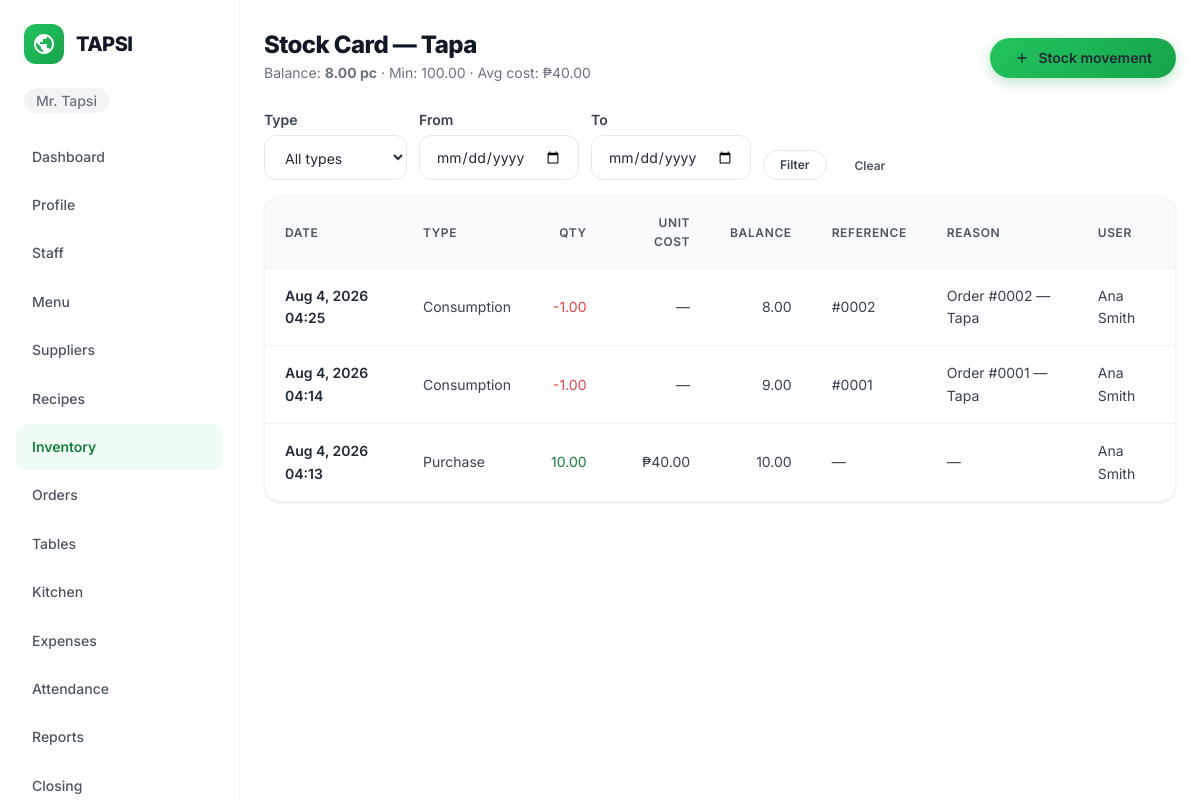
/inventory/ingredients/1/transactions/ (signed in), run on the app's committed database.
### accounts/models.py (models this page shows, shortened)
class User(AbstractUser):
    class Role(models.TextChoices):
        OWNER = "OWNER", "Owner"
        MANAGER = "MANAGER", "Manager"
        CASHIER = "CASHIER", "Cashier"
        KITCHEN = "KITCHEN", "Kitchen"
    username = models.CharField(max_length=254, unique=True, editable=False)
    email = models.EmailField(unique=True)
    restaurant = models.ForeignKey(Restaurant, on_delete=models.PROTECT, related_name="users", null=True, blank=True)
    role = models.CharField(max_length=10, choices=Role.choices, default=Role.CASHIER)
    phone = models.CharField(max_length=30, blank=True, validators=[RegexValidator(r"^[0-9+() -]*$", "Enter a valid phone number.")])
    avatar = models.FileField(upload_to="avatars/", blank=True)
    must_change_password = models.BooleanField(default=False)
    failed_login_count = models.PositiveSmallIntegerField(default=0)
    locked_until = models.DateTimeField(null=True, blank=True)
    pending_email = models.EmailField(blank=True)
    is_deleted = models.BooleanField(default=False)
    deleted_at = models.DateTimeField(null=True, blank=True)
    USERNAME_FIELD = "email"
    REQUIRED_FIELDS: list[str] = []
    objects = UserManager()
    class Meta:
        indexes = [
            models.Index(fields=["restaurant", "role"]),
            models.Index(fields=["restaurant", "is_active", "is_deleted"]),
        ]

class Restaurant(models.Model):
    name = models.CharField(max_length=150)
    address = models.TextField(blank=True)
    contact_number = models.CharField(max_length=30, blank=True)
    tin = models.CharField(max_length=30, blank=True)
    is_vat_registered = models.BooleanField(default=False)
    receipt_footer = models.CharField(max_length=255, blank=True)
    timezone = models.CharField(max_length=50, default="Asia/Manila", editable=False)
    created_at = models.DateTimeField(auto_now_add=True)

### inventory/models.py (models this page shows, shortened)
class Ingredient(models.Model):
    class UnitOfMeasure(models.TextChoices):
        GRAM = "g", "Gram (g)"
        KILOGRAM = "kg", "Kilogram (kg)"
        MILLILITER = "ml", "Milliliter (ml)"
        LITER = "L", "Liter (L)"
        PIECE = "pc", "Piece (pc)"
        PACK = "pack", "Pack"
    restaurant_id = models.PositiveIntegerField(db_index=True)
    name = models.CharField(max_length=100)
    unit_of_measure = models.CharField(
        max_length=10,
        choices=UnitOfMeasure.choices,
        default=UnitOfMeasure.PIECE,
    )
    minimum_stock = models.DecimalField(
        max_digits=12,
        decimal_places=2,
        default=0,
        validators=[MinValueValidator(0)],
    )
    average_unit_cost = models.DecimalField(
        max_digits=12,
        decimal_places=2,
        default=0,
        validators=[MinValueValidator(0)],
    )
    default_supplier_id = models.PositiveIntegerField(null=True, blank=True)
    is_deleted = models.BooleanField(default=False)
    deleted_at = models.DateTimeField(null=True, blank=True)
    created_at = models.DateTimeField(auto_now_add=True)
    updated_at = models.DateTimeField(auto_now=True)
    class Meta:
        ordering = ("name",)
    @property
    def current_stock(self):
        balance = self.transactions.order_by("-id").values_list(
            "resulting_balance", flat=True
        ).first()
        return balance if balance is not None else 0

class InventoryTransaction(models.Model):
    class Type(models.TextChoices):
        PURCHASE = "PURCHASE", "Purchase"
        CONSUMPTION = "CONSUMPTION", "Consumption"
        ADJUSTMENT = "ADJUSTMENT", "Adjustment"
        SPOILAGE = "SPOILAGE", "Spoilage"
        RETURN = "RETURN", "Return"
    SIGN = {
        Type.PURCHASE: 1,
        Type.CONSUMPTION: -1,
        Type.ADJUSTMENT: None,
        Type.SPOILAGE: -1,
        Type.RETURN: -1,
    }
    restaurant_id = models.PositiveIntegerField(db_index=True)
    ingredient = models.ForeignKey(
        Ingredient,
        on_delete=models.PROTECT,
        related_name="transactions",
    )
    transaction_type = models.CharField(max_length=12, choices=Type.choices)
    quantity = models.DecimalField(max_digits=12, decimal_places=2)
    unit_cost = models.DecimalField(
        max_digits=12,
        decimal_places=2,
        null=True,
        blank=True,
        validators=[MinValueValidator(0)],
    )
    resulting_balance = models.DecimalField(max_digits=12, decimal_places=2)
    reference = models.CharField(max_length=100, blank=True)
    reason = models.CharField(max_length=500, blank=True)
    user = models.ForeignKey(
        "accounts.User",
        on_delete=models.SET_NULL,
        null=True,
        blank=True,
    )
    created_at = models.DateTimeField(auto_now_add=True)
    class Meta:
        ordering = ("-id",)

### inventory/views.py (the view)
# urls.py: path("ingredients/<int:pk>/transactions/", views.stock_card, name="stock_card"),
@login_required
def stock_card(request, pk):
    rid = _restaurant_id(request.user)
    ingredient = get_object_or_404(Ingredient, pk=pk, restaurant_id=rid)
    transactions = InventoryTransaction.objects.filter(
        restaurant_id=rid,
        ingredient=ingredient,
    )
    txn_type = request.GET.get("type", "")
    date_from = request.GET.get("from", "")
    date_to = request.GET.get("to", "")
    if txn_type:
        transactions = transactions.filter(transaction_type=txn_type)
    if date_from:
        try:
            transactions = transactions.filter(created_at__date__gte=timezone.datetime.strptime(date_from, "%Y-%m-%d").date())
        except ValueError:
            date_from = ""
    if date_to:
        try:
            transactions = transactions.filter(created_at__date__lte=timezone.datetime.strptime(date_to, "%Y-%m-%d").date())
        except ValueError:
            date_to = ""
    return render(request, "inventory/stock_card.html", {
        "ingredient": ingredient,
        "transactions": transactions,
        "txn_type": txn_type,
        "date_from": date_from,
        "date_to": date_to,
        "types": InventoryTransaction.Type.choices,
    })

### templates/inventory/stock_card.html (shortened to what this page needs)
{% extends 'base.html' %}
{% block content %}
<div class="page-heading">
    <div>
        <h1>Stock Card — {{ ingredient.name }}</h1>
        <p style="color: var(--gray-500); font-size: var(--font-size-sm); margin-top: var(--space-1);">
            Balance: <strong>{{ ingredient.current_stock }} {{ ingredient.unit_of_measure }}</strong>
            · Min: {{ ingredient.minimum_stock }} · Avg cost: ₱{{ ingredient.average_unit_cost|floatformat:2 }}
        </p>
    </div>
    <a class="btn btn-primary" href="{% url 'inventory:transaction_create' %}">
        <svg width="16" height="16" viewBox="0 0 24 24" fill="none" stroke="currentColor" stroke-width="2"><path d="M12 5v14M5 12h14"/></svg>
        Stock movement
    </a>
</div>
<form method="get" style="margin-bottom: var(--space-4); display: flex; gap: var(--space-3); flex-wrap: wrap; align-items: flex-end;">
    <div class="field" style="margin: 0;">
        <label for="id_type" style="font-size: var(--font-size-sm);">Type</label>
        <select name="type" id="id_type" class="input" style="width: auto;">
            <option value="">All types</option>
        </select>
    </div>
    <div class="field" style="margin: 0;">
        <label for="id_from" style="font-size: var(--font-size-sm);">From</label>
        <input type="date" name="from" id="id_from" value="{{ date_from }}" class="input" style="width: auto;">
    </div>
    <div class="field" style="margin: 0;">
        <label for="id_to" style="font-size: var(--font-size-sm);">To</label>
        <input type="date" name="to" id="id_to" value="{{ date_to }}" class="input" style="width: auto;">
    </div>
    <button type="submit" class="btn btn-secondary btn-sm">Filter</button>
    <a href="{% url 'inventory:stock_card' ingredient.pk %}" class="btn btn-ghost btn-sm">Clear</a>
</form>
<div class="table-card">
    <table>
        <thead>
            <tr>
                <th>Date</th>
                <th>Type</th>
                <th style="text-align: right;">Qty</th>
                <th style="text-align: right;">Unit Cost</th>
                <th style="text-align: right;">Balance</th>
                <th>Reference</th>
                <th>Reason</th>
                <th>User</th>
            </tr>
        </thead>
        <tbody>
            {% for txn in transactions %}
            <tr>
                <td>{{ txn.created_at|date:"M j, Y H:i" }}</td>
                <td>{{ txn.get_transaction_type_display }}</td>
                <td style="text-align: right; {% if txn.quantity < 0 %}color: var(--color-error);{% else %}color: var(--tapsi-700);{% endif %}">
                    {{ txn.quantity|floatformat:2 }}
                </td>
                <td style="text-align: right;">{% if txn.unit_cost is not None %}₱{{ txn.unit_cost|floatformat:2 }}{% else %}—{% endif %}</td>
                <td style="text-align: right;">{{ txn.resulting_balance|floatformat:2 }}</td>
                <td>{{ txn.reference|default:"—" }}</td>
                <td>{{ txn.reason|default:"—" }}</td>
                <td>{% if txn.user %}{{ txn.user.get_full_name|default:txn.user.email }}{% else %}—{% endif %}</td>
            </tr>
            {% endfor %}
        </tbody>
    </table>
</div>
{% endblock %}

### templates/base.html (shortened to what this page needs)
{% load static %}
<!doctype html>
<html lang="en">
<head>
    <link rel="stylesheet" href="{% static 'css/design/tokens.css' %}">
    <link rel="stylesheet" href="{% static 'css/design/components.css' %}">
    <link rel="stylesheet" href="{% static 'css/app.css' %}">
</head>
<body>
    {% if user.is_authenticated %}
    <aside class="sidebar">
        <a class="navbar-logo" href="{% url 'dashboard' %}">
            <div class="navbar-logo-icon">
            </div>
            <span class="navbar-logo-text">TAPSI</span>
        </a>
        <div class="sidebar-restaurant"><span class="nav-restaurant-name">{{ user.restaurant.name }}</span></div>
        <nav class="sidebar-nav">
            <ul class="sidebar-links">
                <li><a href="{% url 'dashboard' %}" class="{% if request.resolver_match.url_name == 'dashboard' %}active{% endif %}">Dashboard</a></li>
                <li><a href="{% url 'accounts:profile' %}" class="{% if request.resolver_match.url_name == 'profile' %}active{% endif %}">Profile</a></li>
                {% if user.role == 'OWNER' or user.role == 'MANAGER' %}
                <li><a href="{% url 'accounts:staff_list' %}" class="{% if request.resolver_match.url_name == 'staff_list' or request.resolver_match.url_name == 'create_staff' %}active{% endif %}">Staff</a></li>
                <li><a href="{% url 'menu:menu_list' %}" class="{% if 'menu' in request.resolver_match.app_name %}active{% endif %}">Menu</a></li>
                <li><a href="{% url 'suppliers:supplier_list' %}" class="{% if 'suppliers' in request.resolver_match.app_name %}active{% endif %}">Suppliers</a></li>
                <li><a href="{% url 'recipes:recipe_list' %}" class="{% if 'recipes' in request.resolver_match.app_name %}active{% endif %}">Recipes</a></li>
                {% endif %}
                <li><a href="{% url 'inventory:ingredient_list' %}" class="{% if 'inventory' in request.resolver_match.app_name %}active{% endif %}">Inventory</a></li>
                <li><a href="{% url 'orders:order_list' %}" class="{% if 'orders' in request.resolver_match.app_name and request.resolver_match.url_name != 'table_list' %}active{% endif %}">Orders</a></li>
                <li><a href="{% url 'orders:table_list' %}" class="">Tables</a></li>
                <li><a href="{% url 'orders:kitchen_queue' %}" class="{% if request.resolver_match.url_name == 'kitchen_queue' %}active{% endif %}">Kitchen</a></li>
                {% if user.role == 'OWNER' or user.role == 'MANAGER' or user.role == 'CASHIER' %}
                <li><a href="{% url 'expenses:expense_list' %}" class="{% if 'expenses' in request.resolver_match.app_name %}active{% endif %}">Expenses</a></li>
                {% endif %}
                <li><a href="{% url 'employees:attendance_list' %}" class="{% if 'employees' in request.resolver_match.app_name %}active{% endif %}">Attendance</a></li>
                {% if user.role == 'OWNER' or user.role == 'MANAGER' %}
                <li><a href="{% url 'reports:daily_sales' %}" class="{% if 'reports' in request.resolver_match.app_name %}active{% endif %}">Reports</a></li>
                <li><a href="{% url 'closing:closing_list' %}" class="{% if 'closing' in request.resolver_match.app_name %}active{% endif %}">Closing</a></li>
                {% endif %}
            </ul>
        </nav>
    </aside>
    {% endif %}
    <main class="{% if user.is_authenticated %}app-main{% endif %}">
        <div class="container">
            {% block content %}{% endblock %}
        </div>
    </main>
</body>
</html>

### data on the page
User: restaurant.name "Mr. Tapsi"
Ingredient: name "Tapa", current_stock "8.00", unit_of_measure "pc", minimum_stock "100.00", average_unit_cost "40.00"
InventoryTransaction: created_at "Aug 4, 2026 04:25", transaction_type "Consumption", quantity "-1.00", resulting_balance "8.00", reference "#0002", reason "Order #0002 — Tapa", user.get_full_name "Ana Smith"
InventoryTransaction: created_at "Aug 4, 2026 04:14", transaction_type "Consumption", quantity "-1.00", resulting_balance "9.00", reference "#0001", reason "Order #0001 — Tapa", user.get_full_name "Ana Smith"
InventoryTransaction: created_at "Aug 4, 2026 04:13", transaction_type "Purchase", quantity "10.00", unit_cost "40.00", resulting_balance "10.00", reference "—", reason "—", user.get_full_name "Ana Smith"
